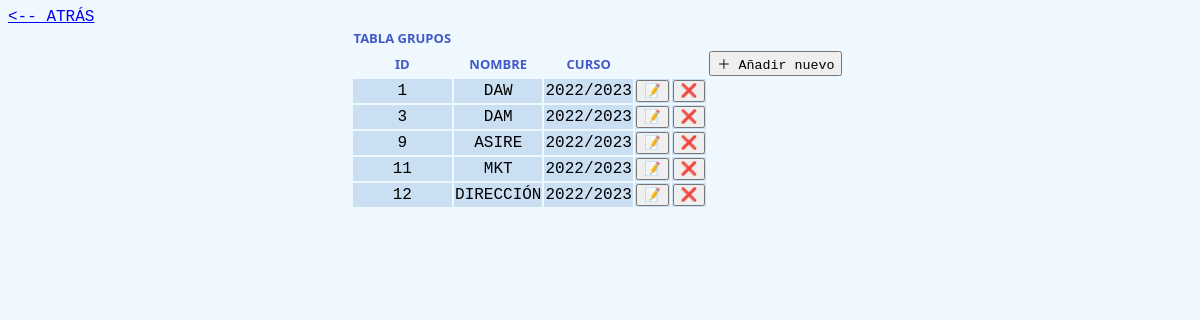
/t1/bdAlumnos/listado/listaGrupos.php, run on the app's committed database.
### tables this page shows
CREATE TABLE `Grupo` (
  `id_grupo` int(11) NOT NULL,
  `nombreGrupo` varchar(100) NOT NULL,
  `curso` varchar(10) NOT NULL
);

### t1/bdAlumnos/listado/listaGrupos.php (the view, shortened to what this page needs)
<!DOCTYPE html>
<html lang="es">
<head>
    <link rel="stylesheet" href="../style.css" />
</head>
<body>
    <table>
        <tr>
            <th>TABLA GRUPOS</th>
        </tr>
        <tr>
            <th>ID</th>
            <th>NOMBRE</th>
            <th>CURSO </th>
            <th></th>
            <th></th>
            <th>
                <form action='../forms/formGrupo.php'><input type='submit' value='＋ Añadir nuevo'></input></form>
            </th>
            <th></th>
        </tr>
        <?php
        include_once('../bdconnect.php');
        $sql = "SELECT * FROM Grupo ORDER BY id_grupo";
        $result = $conn->query($sql);
        if ($result->num_rows > 0) {
            while ($grupo = $result->fetch_assoc()) {
                $varID =  $grupo['id_grupo'];
                echo "<tr>";
                echo "<td>" . $varID . "</td>";
                echo "<td>" . $grupo['nombreGrupo'] . "</td>";
                echo "<td>" . $grupo['curso'] . "</td>";
                echo "<td><form action='../forms/formupdateGrupo.php'>
                <input type='hidden' name='idGrupo' value='$varID'>
                <input type='submit' value='📝'></input></form></td>";
                echo "<form action='../delete/deleteGrupo.php'>
                <input type='hidden' name='idGrupo' value='$varID'>
                <input type='hidden' value='Eliminar'></input>"
        ?>
                <td><button value="Eliminar" onclick="return confirm('¿Seguro que desea eliminar?')" )> ❌ </button></td>
                </form>
            <?php
                echo "</tr>";
            }
            echo "<a href='../index3.html'><-- ATRÁS</a> ";
        } else {
            ?>
            <tr>
                <td colspan="8">No hay resultados</td>
            </tr>
        <?php
        }
        ?>
</body>
</html>

### t1/bdAlumnos/style.css (style rules this page uses)
* { font-family: 'Courier New', Courier, monospace; }
body { background-color: aliceblue; }
table { margin-left: auto; margin-right: auto; }
th { color: rgb(64, 89, 198); font-family: 'Segoe UI', Tahoma, Geneva, Verdana, sans-serif; font-size: small; text-align: center; }
td { background-color: rgb(202, 223, 242); text-align: center; }

### data on the page
grupo: id_grupo "1", nombreGrupo "DAW", curso "2022/2023"
grupo: id_grupo "3", nombreGrupo "DAM", curso "2022/2023"
grupo: id_grupo "9", nombreGrupo "ASIRE", curso "2022/2023"
grupo: id_grupo "11", nombreGrupo "MKT", curso "2022/2023"
grupo: id_grupo "12", nombreGrupo "DIRECCIÓN", curso "2022/2023"
